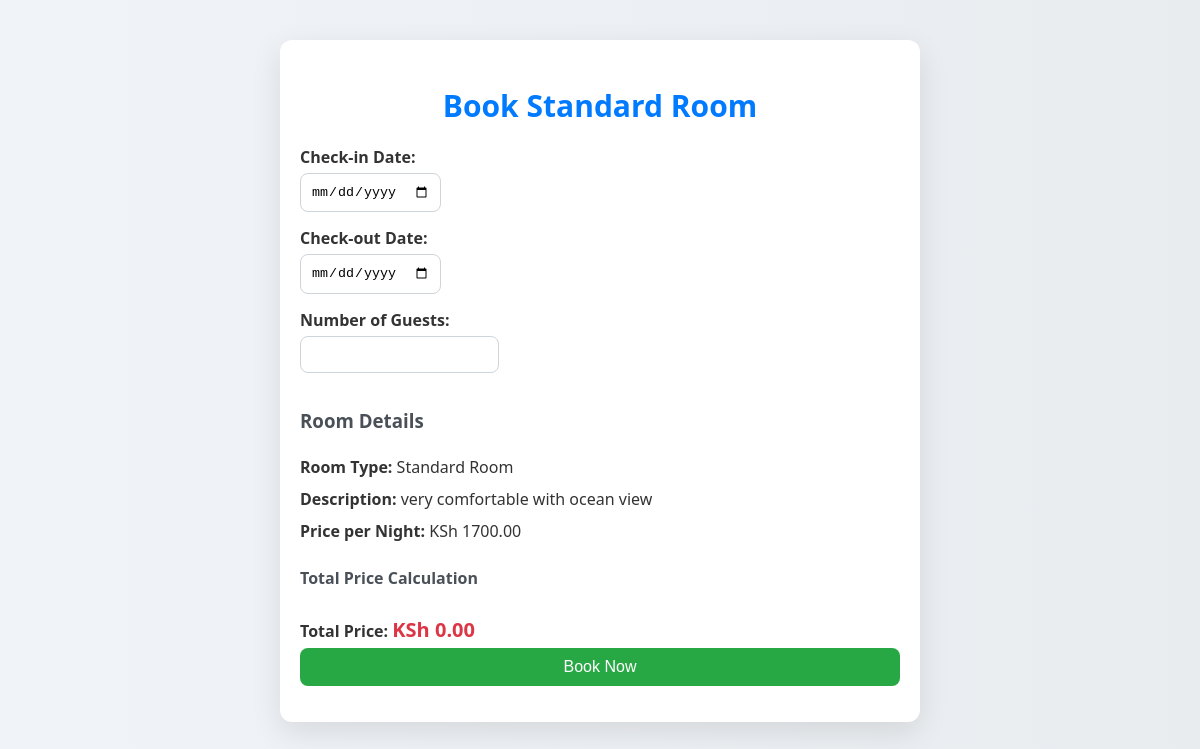
Screenshot of /book/3/ (signed in) with the database file from the repository.
### core/models.py (models this page shows, shortened)
class Room(models.Model):
    ROOM_TYPES = [
        ('deluxe', 'Deluxe Room'),
        ('executive', 'Executive Suite'),
        ('standard', 'Standard Room'),
    ]
    room_type = models.CharField(max_length=50, choices=ROOM_TYPES)
    description = models.TextField()
    price_per_night = models.DecimalField(max_digits=10, decimal_places=2)
    image = models.ImageField(upload_to='room_images/')
    capacity = models.PositiveIntegerField(help_text="Maximum number of guests")
    available = models.BooleanField(default=True)
    is_booked = models.BooleanField(default=False)
    amenities = models.ManyToManyField(Amenity, blank=True)

### core/views.py (the view, shortened to what this page needs)
# urls.py: path('book/<int:room_id>/', book_room, name='book_room'),  # URL for booking a room
@login_required
def book_room(request, room_id):
    room = get_object_or_404(Room, id=room_id)
    if room.is_booked:
        messages.error(request, 'This room is already booked. Please choose another room.')
        return redirect('rooms')  # Redirect to the rooms page
    return render(request, 'book_room.html', {'room': room})

### core/templates/book_room.html (shortened to what this page needs)
{% load static %}
    <div class="container">
        <h2>Book {{ room.get_room_type_display }}</h2>
        <form method="post" class="booking-form">
            <div class="form-group">
                <label for="check_in_date">Check-in Date:</label>
                <input type="date" id="check_in_date" name="check_in_date" required>
            </div>
            <div class="form-group">
                <label for="check_out_date">Check-out Date:</label>
                <input type="date" id="check_out_date" name="check_out_date" required>
            </div>
            <div class="form-group">
                <label for="number_of_guests">Number of Guests:</label>
                <input type="number" id="number_of_guests" name="number_of_guests" min="1" required>
            </div>
            <h3>Room Details</h3>
            <p><strong>Room Type:</strong> {{ room.get_room_type_display }}</p>
            <p><strong>Description:</strong> {{ room.description }}</p>
            <p><strong>Price per Night:</strong> KSh {{ room.price_per_night }}</p>
            <h4>Total Price Calculation</h4>
            <p>
                <strong>Total Price:</strong>
                <span id="total_price">KSh 0.00</span>
            </p>
            <button type="submit">Book Now</button>
        </form>
    </div>

### core/templates/book_room.html (style rules this page uses)
.container { max-width: 600px; margin: 40px auto; padding: 20px; background-color: #ffffff; border-radius: 12px; box-shadow: 0 10px 30px rgba(0, 0, 0, 0.1); transition: transform 0.3s ease; }
h2 { text-align: center; color: #007bff; margin-bottom: 20px; font-size: 30px; }
.booking-form { display: flex; flex-direction: column; }
.form-group { margin-bottom: 15px; }
label { font-weight: bold; margin-bottom: 5px; display: block; }
input[type="date"], input[type="number"] { padding: 10px; border: 1px solid #ced4da; border-radius: 8px; transition: border-color 0.3s; }
h3, h4 { color: #495057; margin-top: 20px; }
p { margin: 5px 0; }
button { padding: 10px; background-color: #28a745; color: white; border: none; border-radius: 8px; font-size: 16px; cursor: pointer; transition: background-color 0.3s; }
#total_price { font-size: 20px; color: #dc3545; font-weight: bold; }

### rows the page displays
Room: room_type "Standard Room", description "very comfortable with ocean view", price_per_night "1700.00"
